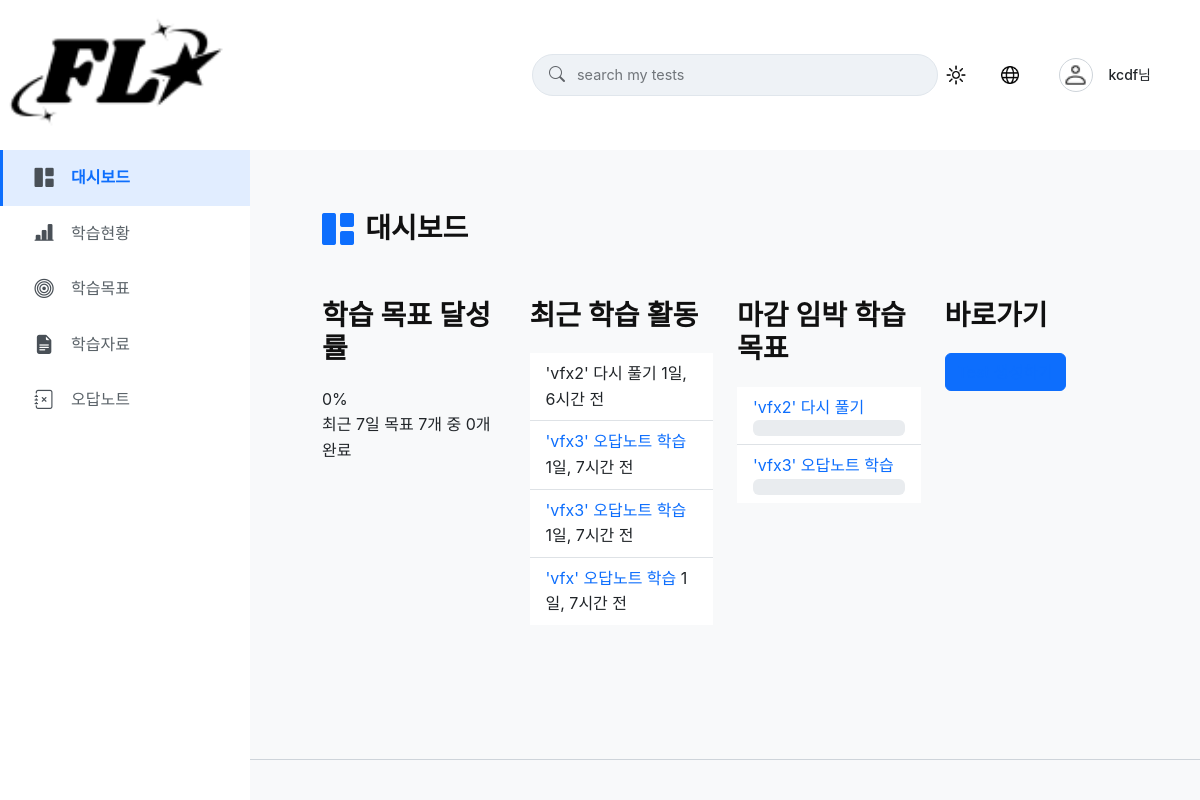
The app's page /flo_my/mypage/dashboard/ (signed in), older data.
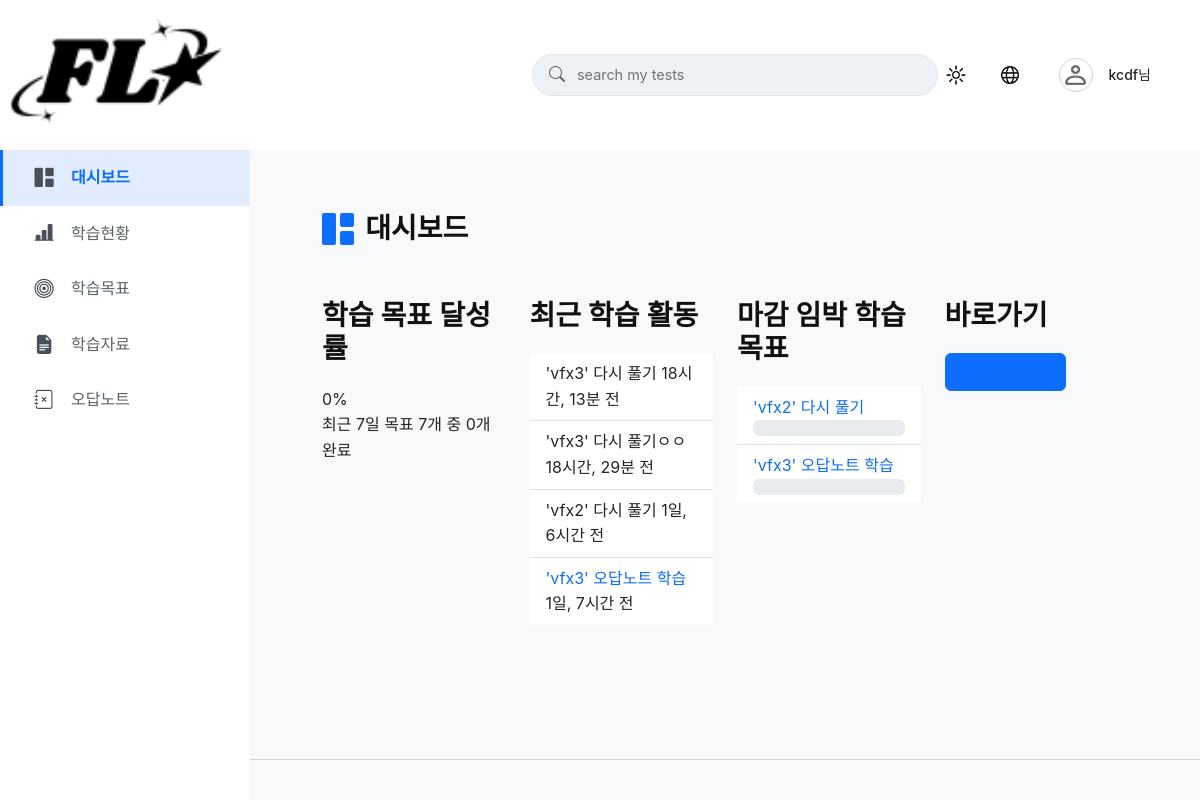
The same page, newer data.
### flo_my/models.py (models this page shows, shortened)
class LearningGoal(models.Model):
    GOAL_TYPE_CHOICES = [
        ('TEST_RETAKE', '시험 다시 풀기'),
        ('INCORRECT_ANSWERS_RETAKE', '오답만 다시 풀기')
    ]
    user = models.ForeignKey(settings.AUTH_USER_MODEL, on_delete=models.CASCADE, related_name='learning_goals', verbose_name="사용자")
    title = models.CharField(max_length=255, verbose_name="학습 목표 제목")
    goal_type = models.CharField(max_length=30, choices=GOAL_TYPE_CHOICES, verbose_name="목표 유형")
    target_test_set = models.ForeignKey(
        ExamDocument,
        null=True,
        blank=True,
        on_delete=models.SET_NULL,
        related_name='learning_goals_for_test_retake',
        verbose_name="대상 시험 (전체 다시 풀기)"
    )
    target_attempt_for_incorrect_notes = models.ForeignKey(
        UserExamSession,
        null=True,
        blank=True,
        on_delete=models.SET_NULL,
        related_name='learning_goals_for_incorrect_retake',
        verbose_name="오답노트 대상 응시기록"
    )
    target_repetition_count = models.PositiveIntegerField(default=1, verbose_name="목표 반복 학습 횟수")
    current_repetition_count = models.PositiveIntegerField(default=0, verbose_name="현재 완료 횟수")
    due_date = models.DateField(verbose_name="학습 마감일")
    is_important = models.BooleanField(default=False, verbose_name="중요 목표 여부")
    is_completed = models.BooleanField(default=False, verbose_name="목표 달성 여부")
    created_at = models.DateTimeField(auto_now_add=True, verbose_name="생성일")
    updated_at = models.DateTimeField(auto_now=True, verbose_name="수정일")
    @property
    def achievement_rate(self):
        if self.target_repetition_count > 0:
            return min(int((self.current_repetition_count / self.target_repetition_count) * 100), 100)
        return 0
    class Meta:
        verbose_name = "학습 목표"
        verbose_name_plural = "학습 목표 목록"
        ordering = ['-is_important', 'due_date', '-created_at']

### flo_my/views.py (the view)
# urls.py: path('mypage/dashboard/', views.mypage_dashboard_view, name='mypage_dashboard'),
@login_required
def mypage_dashboard_view(request):
    user = request.user
    today = timezone.now().date()
    seven_days_ago = today - timedelta(days=6)
    three_days_later = today + timedelta(days=3)
    context = {
        'mypage_nav_active': 'dashboard',
    }
    goals_in_week = LearningGoal.objects.filter(user=user, created_at__date__range=[seven_days_ago, today])
    total_goals_count = goals_in_week.count()
    completed_goals_count = goals_in_week.filter(is_completed=True).count()
    context['achievement_rate'] = round((completed_goals_count / total_goals_count) * 100) if total_goals_count > 0 else 0
    context['total_goals_count'] = total_goals_count
    context['completed_goals_count'] = completed_goals_count
    context['recent_learning_activities'] = LearningGoal.objects.filter(user=user).order_by('-updated_at')[:4]
    context['imminent_goals'] = LearningGoal.objects.filter(
        user=user,
        is_completed=False,
        due_date__range=[today, three_days_later]
    ).order_by('due_date')[:2]
    return render(request, 'flo_my/mypage/mypage_dashboard.html', context)

### flo/models.py (called while the page is built)
    @property
    def get_display_name(self):
        return self.nickname if self.nickname else self.user.username

    @property
    def get_profile_image_url(self):
        if self.profile_image and self.profile_image.name:
            return self.profile_image.url # 사용자가 업로드한 이미지
        return settings.STATIC_URL + 'flo/images/icons/profile/default_profile_light.png'

    @property
    def has_custom_profile_image(self):
        return bool(self.profile_image and self.profile_image.name)

### flo_my/templates/flo_my/mypage/mypage_dashboard.html (shortened to what this page needs)
{% extends "flo_my/mypage_base.html" %}
{% load static i18n %}
{% block mypage_content %}
    <div class="page-title-container mb-4">
        <i class="bi bi-grid-1x2-fill page-title-icon"></i>
        <h2 class="page-main-title">{% translate "대시보드" %}</h2>
    </div>
    <div class="row row-cols-1 row-cols-md-2 row-cols-xl-4 dashboard-row g-4">
        <div class="col dashboard-col">
            <div class="dashboard-card">
                <h3 class="dashboard-card-title">{% translate "학습 목표 달성률" %}</h3>
                <div class="card-content achievement-visual">
                    <div class="percentage-text">{{ achievement_rate }}%</div>
                    <div class="subtext">
                    </div>
                </div>
            </div>
        </div>
        <div class="col dashboard-col">
            <div class="dashboard-card">
                <h3 class="dashboard-card-title">{% translate "최근 학습 활동" %}</h3>
                <ul class="list-group list-group-flush">
                    {% for activity in recent_learning_activities %}
                    <li class="list-group-item">
                        <div class="list-item-header">
                            {% if activity.goal_type == 'TEST_RETAKE' and activity.target_test_set and activity.target_test_set.exam_document %}
                                <a href="{% url 'flo_exam:loading_page_entry' activity.target_test_set.exam_document.pk %}?retake=true" class="list-item-title" title="{{ activity.title }}">{{ activity.title }}</a>
                            {% elif activity.goal_type == 'INCORRECT_ANSWERS_RETAKE' and activity.target_attempt_for_incorrect_notes and activity.target_attempt_for_incorrect_notes.generated_exam and activity.target_attempt_for_incorrect_notes.generated_exam.exam_document %}
                                <a href="{% url 'flo_exam:mistake_note_page' activity.target_attempt_for_incorrect_notes.generated_exam.exam_document.pk %}" class="list-item-title" title="{{ activity.title }}">{{ activity.title }}</a>
                            {% else %}
                                <span class="list-item-title">{{ activity.title }}</span>
                            {% endif %}
                            <span class="list-item-meta">{{ activity.updated_at|timesince }} 전</span>
                        </div>
                    </li>
                    {% empty %}
                    <li class="list-group-item">{% translate "최근 활동 기록이 없습니다." %}</li>
                    {% endfor %}
                </ul>
            </div>
        </div>
        <div class="col dashboard-col">
            <div class="dashboard-card">
                <h3 class="dashboard-card-title">{% translate "마감 임박 학습 목표" %}</h3>
                 <ul class="list-group list-group-flush">
                     {% for goal in imminent_goals %}
                     <li class="list-group-item">
                         <a href="{% url 'flo_my:mypage_learning_goals' %}#goal-{{ goal.id }}" class="list-item-title" title="{{ goal.title }}">{{ goal.title }}</a>
                         <div class="progress w-100">
                         </div>
                     </li>
                     {% empty %}
                     <li class="list-group-item">{% translate "마감 임박 목표가 없습니다." %}</li>
                     {% endfor %}
                </ul>
            </div>
        </div>
        <div class="col dashboard-col">
            <div class="dashboard-card">
                <h3 class="dashboard-card-title">{% translate "바로가기" %}</h3>
                <div class="shortcut-buttons">
                    <a href="{% url 'flo_exam:upload_page' %}" class="btn btn-primary">{% translate "Test 생성하기" %}</a>
                </div>
            </div>
        </div>
    </div>
{% endblock %}

Row changes from the older to the newer data that the page shows:
no longer on this page (row unchanged): LearningGoal: title "'vfx' 오답노트 학습", updated_at "1일, 7시간", shown under "최근 학습 활동"
no longer on one of the page's lists (row unchanged): LearningGoal: title "'vfx3' 오답노트 학습", updated_at "1일, 7시간"
added LearningGoal: title "'vfx3' 다시 풀기", updated_at "18시간, 13분", shown under "최근 학습 활동"
now on this page (row edited): LearningGoal: title "'vfx3' 다시 풀기ㅇㅇ", updated_at "18시간, 29분", shown under "최근 학습 활동"
